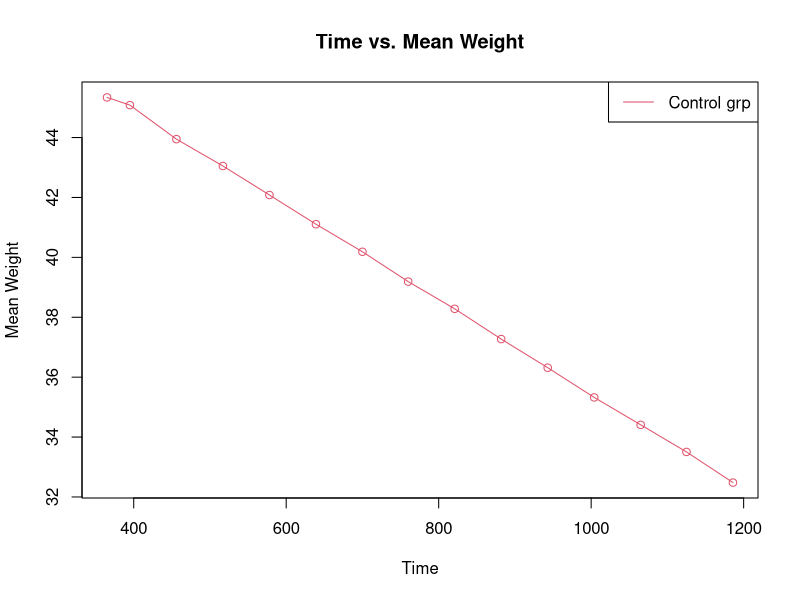

The R source for this figure:
## ---- chunk 1
# requirements
require(MASS)
require(reshape2)
require(lme4)
require(lattice)
## ---- chunk 2
set.seed(3)

#### parameter settings ####
days<- c(365,395,456,517,578,639,700,760,821,882,943,1004,1065,1125,1186)
W<- matrix(0, nrow=length(days), ncol=2)
W[,1]<- 1
W[,2]<- days/365 - 1 # standardize
Z<- W
X<- matrix(W[,2], ncol=1)
idmatrix<- diag(length(days))

#### prior settings ####
d1 = 75.95
d2 = 871.47
d3 = matrix(c(45.50, -5.75), ncol=1)
d4_inv = matrix(c(0.04, -0.02, -0.02, 0.06), nrow=2, ncol=2)

#### initial values ####
sigma2<- 5.06
lambdaD<- 1/((9.065+14.261)/2)
alpha<- matrix(c(45.50, -5.75), ncol=1)

#### generate control grp ####
n_contrl<- 2266
y_contrl<- matrix(0, nrow=n_contrl, ncol=length(days))
for(i in 1:n_contrl){
  y_contrl[i,]<- W%*%alpha +
                 Z%*%matrix(mvrnorm(1, matrix(0, nrow=2, ncol=1), diag(2)/rgamma(1, d1, d2)), ncol=1) +
                 matrix(mvrnorm(1, matrix(0, nrow=length(days), ncol=1), sigma2*idmatrix), ncol=1)
}

colnames(y_contrl)<- days

contrl_grp<- as.data.frame(y_contrl)
contrl_grp$id<- as.factor(seq(1, n_contrl))
contrl_grp$diet<- as.factor(99)

## convert to long format
contrl_grp<- melt(contrl_grp, id.vars = c('id', 'diet'), variable.name  = 'days', value.name = 'weight')
contrl_grp<- contrl_grp[order(contrl_grp$id, contrl_grp$days), ]
contrl_grp$days<- as.numeric(as.character(contrl_grp$days))
contrl_grp = contrl_grp[, c("days", "id", 'diet', 'weight')]

## save to file
#write.table(contrl_grp, "../simu_control_grp.txt", quote = FALSE, row.names=FALSE)
## ---- chunk 3
plot(days, apply(y_contrl, 2, mean), 'o', col=2, main="Time vs. Mean Weight", xlab="Time", ylab="Mean Weight")
legend("topright", c("Control grp"), lty=1, col=2)
## ---- chunk 4
set.seed(3)

simu_grp<- contrl_grp

id_idx<- n_contrl
diet_idx<- 1
## add Beta params to modify Alpha
for(beta in seq(-5, 5)){
  ## simulate data
  n_trt<- 1000
  y_trt<- matrix(0, nrow=n_trt, ncol=length(days))
  for(i in 1:n_trt){
    y_trt[i,]<- W%*%alpha + X*beta +
      Z%*%matrix(mvrnorm(1, matrix(0, nrow=2, ncol=1), diag(2)/rgamma(1, d1, d2)), ncol=1) +
      matrix(mvrnorm(1, matrix(0, nrow=length(days), ncol=1), sigma2*idmatrix), ncol=1)
    }
  
  colnames(y_trt)<- days
  
  trt_grp<- as.data.frame(y_trt)
  trt_grp$id<- as.factor(seq(id_idx+1, id_idx+n_trt))
  trt_grp$diet<- as.factor(diet_idx)
  
  id_idx = id_idx + n_trt
  diet_idx = diet_idx + 1
  
  ## convert to long format
  trt_grp<- melt(trt_grp, id.vars = c('id', 'diet'), variable.name  = 'days', value.name = 'weight')
  trt_grp<- trt_grp[order(trt_grp$id, trt_grp$days), ]
  trt_grp$days<- as.numeric(as.character(trt_grp$days))
  trt_grp = trt_grp[, c("days", "id", 'diet', 'weight')]
  
  simu_grp<- rbind(simu_grp, trt_grp)
}

## save to file
write.table(simu_grp, "../simu_grp1.txt", quote = FALSE, row.names=FALSE)
## ---- chunk 5
set.seed(3)

simu_grp<- contrl_grp

id_idx<- n_contrl
diet_idx<- 1
## add Beta params to modify Alpha
for(beta in seq(0, 5, 0.5)){
  ## simulate data
  n_trt<- 1000
  y_trt<- matrix(0, nrow=n_trt, ncol=length(days))
  for(i in 1:n_trt){
    y_trt[i,]<- W%*%alpha + X*beta +
      Z%*%matrix(mvrnorm(1, matrix(0, nrow=2, ncol=1), diag(2)/rgamma(1, d1, d2)), ncol=1) +
      matrix(mvrnorm(1, matrix(0, nrow=length(days), ncol=1), sigma2*idmatrix), ncol=1)
    }
  
  colnames(y_trt)<- days
  
  trt_grp<- as.data.frame(y_trt)
  trt_grp$id<- as.factor(seq(id_idx+1, id_idx+n_trt))
  trt_grp$diet<- as.factor(diet_idx)
  
  id_idx = id_idx + n_trt
  diet_idx = diet_idx + 1
  
  ## convert to long format
  trt_grp<- melt(trt_grp, id.vars = c('id', 'diet'), variable.name  = 'days', value.name = 'weight')
  trt_grp<- trt_grp[order(trt_grp$id, trt_grp$days), ]
  trt_grp$days<- as.numeric(as.character(trt_grp$days))
  trt_grp = trt_grp[, c("days", "id", 'diet', 'weight')]
  
  simu_grp<- rbind(simu_grp, trt_grp)
}

## save to file
write.table(simu_grp, "../simu_grp2.txt", quote = FALSE, row.names=FALSE)
